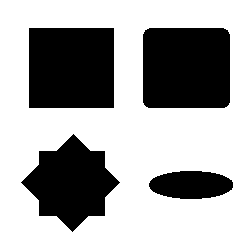
#> input picture Images/Chapter5/Input/Shapes.png, 250 x 250 px
$ python HarrisOperator.py
#> lines starting #> are read from the running program, lines starting #| are printed output that depends on the picture; after the words box and inside, x2 and y2 are one past the last pixel; in counts of white or black regions, pixels touching at a corner belong together
### Modules/ImageUtilities.py
'''
Feature Extraction and Image Processing
Mark S. Nixon & Alberto S. Aguado
http://www.southampton.ac.uk/~msn/book/
ImageUtilities: Helper module to support image read, create, show and write
                Uses PIL and numpy to work with arrays containing image data
'''

# Image load by using PIL
from PIL import Image

# Array to store image data
from numpy import array, zeros, amax, amin, clip

# Show an image
from matplotlib.pyplot import imshow
import matplotlib.pyplot as plt

# Read an image returning an array with 3 color components
# [18 lines left out: functions imageReadRGB, imageReadRGBF, not called in this run]

# Read an image returning an array with 1 component
def imageReadL(fileName):
    inputImage = Image.open(fileName)
#> inputImage is the input picture: PIL image 250x250 RGBA; mean R, G, B, A 169.5, 169.5, 169.5, 255
    width, height = inputImage.size
#> width = 250; height = 250

    inputArray = array(inputImage)
    outputArray = zeros((height, width), dtype='uint8')

    # Combine pixel values, for each row and column
    for y in range(0, height):
        for x in range(0, width):
            rgb = inputArray[y,x]
            outputArray[y,x] = (int(rgb[0]) + int(rgb[1]) + int(rgb[2])) / 3
#> outputArray: shape (250, 250); 66.5% white; 4 black regions, box (x1, y1, x2, y2) and area: (143, 28, 230, 108) 6904, (29, 28, 114, 108) 6800, (21, 134, 120, 232) 5384, (149, 171, 233, 199) 1876

    return outputArray, width, height

# Save a image containing float as a gray level image
# [37 lines left out: functions imageSaveF, imageSaveL, imageSaveRGB, createImageRGB, not called in this run]

# Create a zero array with a color components
def createImageL(width, height):
    outputArray = zeros((height, width), dtype='uint8')

    return outputArray

# Create a zero array two float components
# [10 lines left out: functions createImageUV, createImage2I, not called in this run]

# Create a zero array with float components
def createImageF(width, height, numComponents = 1):
    if numComponents == 1:
        outputArray = zeros((height, width), dtype='float')
    else:
        outputArray = zeros((height, width, numComponents), dtype='float')

    return outputArray

# Create a multidimensional dimensional array
# [83 lines left out: functions createImageNF, createImageFromDataF, createScaleImageL, scaleImageL, createVectorFromDataF, createVectorF and 2 more, not called in this run]

# Show an array containing image data
def showImageL(image):
    # Create output and show
    outputImage = Image.fromarray(image, 'L')
    outputImage.show()

# Show an array containing image data
def showImageF(image, maxScale = 1):
    height = len(image)
    width = len(image[0])

    maximum = amax(image)
    minimum = amin(image)

    # Create a gray level image for display
    outputArray = createImageL(width, height)

    # Scale the float values into gray scale values
    for y in range(0, height):
        for x in range(0, width):
            if maximum != minimum:
                outputArray[y,x] = clip( 255.0 * (image[y,x]*maxScale - minimum) / (maximum - minimum), 0, 255.0)
            else:
                outputArray[y,x] = image[y,x]

    # Create output and show
    outputImage = Image.fromarray(outputArray, 'L')
    outputImage.show()

# Show an array containing image data
# [53 lines left out: functions plotImageRGB, plotImageRGBF, plotImageL, plotImageF, not called in this run]

### Modules/ImageOperatorsUtilities.py
'''
Feature Extraction and Image Processing
Mark S. Nixon & Alberto S. Aguado
http://www.southampton.ac.uk/~msn/book/
ImageOperatorsUtilities: Helper module to process an image
'''

# Images
from ImageUtilities import createImageF, createImageL, createVectorI
from ConvolutionUtilities import createGaussianKernel, createSobelKernel, applyKernelF, applyKernelMA

# Array to store image data
from numpy import amax

# Math
from math import log, pi, sin, cos

# Iteration
from timeit import itertools

# Create a log of an array containing float data
# [53 lines left out: functions imageLogF, computeHistogram, thresholdImage, not called in this run]


# Apply Canny operator to an image
def applyCannyEdgeDetector(inputImage, GaussianKernelSize, sobelKernelSize, upperT, lowerT, returnGradient = False):

    height = len(inputImage)
    width = len(inputImage[0])

    normalizeMagnitude = True
    windowDelta = 1

    # Apply Gaussian kernel
    gaussianKernel = createGaussianKernel(GaussianKernelSize)
    gaussianImage = applyKernelF(inputImage, gaussianKernel)

    # Apply Sobel kernel. We use normalized magnitude in this example
    sobelX, sobelY = createSobelKernel(sobelKernelSize)
    magnitude, angle, mX, mY = applyKernelMA(gaussianImage, sobelX, sobelY, normalizeMagnitude)

    # Weight magnitude by the variance. This is useful for corner extraction since suppress the internal corner
    weightedMagnitude = createImageF(width, height)
    for x,y in itertools.product(range(0, width), range(0, height)):
        sumKernel = 1.0/8.0
        for wx,wy in itertools.product(range(-1,2), range(-1, 2)):

            posY = y + wy
            posX = x + wx

            if posY > -1 and posY <  height and  posX > -1 and posX <  width:
                sumKernel += abs(float(inputImage[posY,posX]) -  float(inputImage[y,x]))

        sumKernel /= 8.0
        weightedMagnitude[y,x] = magnitude[y,x] *  sumKernel

    # To store maximum suppression image
    maxImage = createImageF(width, height)

    # Non-maximum suppression
    border = GaussianKernelSize
    for x,y in itertools.product(range(border, width - border),
                                 range(border, height - border)):

        # Only potential edges can be maximum
        if magnitude[y,x] > lowerT:

            # The normal angle is perpendicular to the edge angle
            normalAngle = angle[y,x] - pi / 2.0

            # Make sure the angle is between 0 and pi
            while normalAngle < 0:
                normalAngle += pi
            while normalAngle > pi:
                normalAngle -= pi

            # Angle defining the first point
            baseAngle = int( 4 * normalAngle / pi ) * (pi / 4.0)

            # Integer delta positions for interpolation
            # We use -y since the image origin is in top corner
            x1, y1 = int(round(cos(baseAngle))), -int(round(sin(baseAngle)))
            x2, y2 = int(round(cos(baseAngle + pi / 4.0))),                     \
                    -int(round(sin(baseAngle + pi / 4.0)))

            # How far we are from (x1,y1). Maximum difference is math.pi / 4.0, so we multiply by 2
            w = cos(2.0*(normalAngle - baseAngle))

            # Point to interpolate
            M1 = w * weightedMagnitude[y+y1,x+x1] + (1.0 - w) * weightedMagnitude[y+y2,x+x2]

            # Point to interpolate for pixels in the other side of the edge
            M2 = w * weightedMagnitude[y-y1,x-x1] + (1.0 - w) * weightedMagnitude[y-y2,x-x2]

            # Determine if it is a maximum. If so make sure it will be preserved
            if weightedMagnitude[y,x] > M1 and weightedMagnitude[y,x] > M2:
                maxImage[y,x] = magnitude[y,x]

    # To compute hysteresis thresholded images we require two thresholds
    edges = createImageF(width, height)
    potentialEdges = [ ]

    # Divide pixels as edges, no edges and we are not sure
    for x,y in itertools.product(range(1, width-1), range(1, height-1)):
        # These are edges
        if maxImage[y,x] > upperT:
            edges[y,x] = 255

        # These are pixels that we do not want as edges
        if maxImage[y,x] < lowerT:
            edges[y,x] = 0

        # These may be edges
        if maxImage[y,x] > lowerT and maxImage[y,x] <= upperT:
            edges[y,x] = 128

    # Resolve the potential edges
    for x,y in itertools.product(range(1, width-1), range(1, height-1)):
        # For each edge
        if edges[y,x] == 255:

            # Examine neighbour
            potentialEdges = [ ]
            for wx,wy in itertools.product(range(-windowDelta, windowDelta+1), range(-windowDelta, windowDelta+1)):
                # It becomes an edge
                if edges[y+wy,x+wx] == 128:
                    edges[y+wy,x+wx] = 255
                    potentialEdges.append((y+wy,x+wx))

            # Look into new edges
            while len(potentialEdges) > 0:
                # Take element from potential edges
                y = (potentialEdges[0])[0]
                x = (potentialEdges[0])[1]
                potentialEdges = potentialEdges[1:]

                # Examine neighbour
                for wx,wy in itertools.product(range(-windowDelta, windowDelta+1), range(-windowDelta, windowDelta+1)):
                    # It becomes an edge
                    if edges[y+wy,x+wx] == 128:
                        edges[y+wy,x+wx] = 255
                        potentialEdges.append((y+wy,x+wx))

    # Clean up remaining potential edges
    for x,y in itertools.product(range(1, width-1), range(1, height-1)):
        if edges[y,x] == 128:
            edges[y,x] = 0

    if returnGradient == False:
        return edges, angle

    return edges, angle , mX, mY

### Modules/ConvolutionUtilities.py
'''
Feature Extraction and Image Processing
Mark S. Nixon & Alberto S. Aguado
http://www.southampton.ac.uk/~msn/book/
ConvolutionUtilities: Helper module to apply convolutions. Functions to create kernels and perform convolutions
'''

# Images
from ImageUtilities import createImageF, createImageL
from ImagePropertiesUtilities import imageMaxMin

# Math and iteration
from math import exp, pow, factorial, sqrt, atan2
from timeit import itertools

# Generate a Gaussian kernel
def createGaussianKernel(kernelSize):

    sigma = kernelSize / 3.0

    kernelImage = createImageF(kernelSize, kernelSize)
    centre = (kernelSize - 1) / 2
    for x,y in itertools.product(range(0, kernelSize), range(0, kernelSize)):
        kernelImage[y,x] =  exp( -0.5 * (pow((x - centre)/sigma, 2.0) + \
                                         pow((y - centre)/sigma, 2.0)) )

    return kernelImage

# Create a Sobel kernel k
def createSobelKernel(kenrelSize):

    sobelX = createImageF(kenrelSize, kenrelSize)
    sobelY = createImageF(kenrelSize, kenrelSize)

    # Create kernel
    for x,y in itertools.product(range(0, kenrelSize), range(0, kenrelSize)):

        # Smooth
        smoothX = factorial(kenrelSize - 1) / (factorial(kenrelSize - 1 - x) * factorial(x))
        smoothY = factorial(kenrelSize - 1) / (factorial(kenrelSize - 1 - y) * factorial(y))

        # Pascal
        if ( kenrelSize - 2 - x >= 0):
            p1X = factorial(kenrelSize - 2) / (factorial(kenrelSize - 2 - x) * factorial(x))
        else:
            p1X = 0

        if ( kenrelSize - 2 - y >= 0):
            p1Y = factorial(kenrelSize - 2) / (factorial(kenrelSize - 2 - y) * factorial(y))
        else:
            p1Y = 0

        # Pascal shift to the right
        xp = x - 1
        if ( kenrelSize - 2 - xp >= 0 and xp >= 0):
            p2X = factorial(kenrelSize - 2) / (factorial(kenrelSize - 2 - xp) * factorial(xp))
        else:
            p2X = 0

        yp = y - 1
        if ( kenrelSize - 2 - yp >= 0 and yp >= 0):
            p2Y = factorial(kenrelSize - 2) / (factorial(kenrelSize - 2 - yp) * factorial(yp))
        else:
            p2Y = 0

        # Sobel
        sobelX[y,x] = smoothX * (p1Y - p2Y)
        sobelY[y,x] = smoothY * (p1X - p2X)

    return sobelX, sobelY

# Create a Laplacian kernel
# [57 lines left out: functions createLaplacianKernel, applyKernel, not called in this run]

# Apply kernel returning a float image
def applyKernelF(inputImage, kernelImage):
    height = len(inputImage)
    width = len(inputImage[0])

    kernelHeight = len(kernelImage)
    kernelWidth = len(kernelImage[0])

    kernelCentreY = int((kernelHeight - 1) / 2)
    kernelCentreX = int((kernelWidth - 1) / 2)

    # Create images to store the result
    outputImage = createImageF(width, height)

    for x,y in itertools.product(range(0, width), range(0, height)):
        sumKernel = 0.0
        sumKernelWeights = 0.0
        for wx,wy in itertools.product(range(0, kernelWidth), range(0, kernelHeight)):
            posY = y + wy - kernelCentreY
            posX = x + wx - kernelCentreX

            if posY > -1 and posY <  height and  posX > -1 and posX <  width:
                sumKernel += float(inputImage[posY,posX]) * float(kernelImage[wy, wx])
                sumKernelWeights += float(kernelImage[wy, wx])

        # If we have to normalize
        if sumKernelWeights != 0.0:
            outputImage[y,x] = sumKernel / sumKernelWeights
        else:
            outputImage[y,x] = sumKernel

    return outputImage

# Apply kernels to an image return magnitude and angle
def applyKernelMA(inputImage, kernelX, kernelY, normalizeMagnitude = False):
    height = len(inputImage)
    width = len(inputImage[0])

    kernelHeight = len(kernelX)
    kerelWidth = len(kernelX[0])

    kernelCentreY = int((kernelHeight - 1) / 2)
    kernelCentreX = int((kerelWidth - 1) / 2)

    # Create images to store the result
    magnitude = createImageF(width, height)
    direction = createImageF(width, height)
    imageX = createImageF(width, height)
    imageY = createImageF(width, height)

    # Convolution with two kernels
    for x,y in itertools.product(range(kernelCentreX, width - kernelCentreX),          \
                                 range(kernelCentreY, height - kernelCentreY)):
        sumKernel = [0.0, 0.0]
        sumKernelWeights = [0.0, 0.0]
        for wx,wy in itertools.product(range(0, kerelWidth), range(0, kernelHeight)):

            posY = y + wy - kernelCentreY
            posX = x + wx - kernelCentreX

            if posY > -1 and posY <  height and  posX > -1 and posX <  width:
                sumKernel[0] += float(inputImage[posY,posX]) * float(kernelX[wy, wx])
                sumKernelWeights[0] += float(kernelX[wy, wx])

                sumKernel[1] += float(inputImage[posY,posX]) * float(kernelY[wy, wx])
                sumKernelWeights[1] += float(kernelY[wy, wx])

        # If we have to normalize
        if sumKernelWeights[0] != 0.0:
            imageX[y,x] = sumKernel[0] / sumKernelWeights[0]
        else:
            imageX[y,x] = sumKernel[0]

        # If we have to normalize
        if sumKernelWeights[1] != 0.0:
            imageY[y,x] = sumKernel[1] / sumKernelWeights[1]
        else:
            imageY[y,x] = sumKernel[1]

        magnitude[y,x] = sqrt(imageX[y,x] * imageX[y,x] + imageY[y,x] * imageY[y,x])
        direction[y,x] = atan2(imageY[y,x], imageX[y,x])

    if normalizeMagnitude == True:
        maximum, minimum = imageMaxMin(magnitude)

        for x,y in itertools.product(range(0, width), range(0, height)):
            magnitude[y,x] = (magnitude[y,x] - minimum) / float(maximum - minimum)

    return magnitude, direction, imageX, imageY

### Modules/ImagePropertiesUtilities.py
'''
Feature Extraction and Image Processing
Mark S. Nixon & Alberto S. Aguado
http://www.southampton.ac.uk/~msn/book/
ImagePropertiesUtilities: Helper module to obtain information from an image
'''

# Array to store image data
from numpy import amax, amin, unravel_index

# Mean form a float image
# [16 lines left out: function meanStddev, not called in this run]

# Return the maximum and minimum
def imageMaxMin(image):
    maximum = amax(image)
    minimum = amin(image)

    return maximum, minimum

# Return the maximum position
# [40 lines left out: functions imageArgMax, peakDetectorImageL, peakDetectorVector, not called in this run]

### ExamplesPython_3.12.8/Chapter5/HarrisOperator.py
'''
Feature Extraction and Image Processing
Mark S. Nixon & Alberto S. Aguado
http://www.southampton.ac.uk/~msn/book/
Chapter 5
HarrisOperator: Compute corners by using the Harris operator or minimal direction
'''

# Set up modules path
# It can also be set in sys variables
import os
import sys
sys.path.append(os.path.join(os.path.dirname(__file__), "../../Modules"))

# Set module functions
from ImageUtilities import imageReadL, createImageF, showImageF, showImageL
from ImageOperatorsUtilities import applyCannyEdgeDetector

# Iteration
from timeit import itertools

'''
Parameters:
    pathToDir = Input image directory
    imageName = Input image name
    GaussianKernelSize = Gaussian kernel size. Filter noise
    sobelKernelSize = Sobel kernel size. Edge detection
    upperT = Upper threshold
    lowerT = Lower threshold
    kernelSize = Size of the kernel
    k = Second term constant
    op = H for Harris operator
         M for minimum direction
'''
pathToDir = os.path.join(os.path.dirname(__file__), "../../Images/Chapter5/Input/")
imageName = "Shapes.png"
GaussianKernelSize = 7
sobelKernelSize = 3
upperT = 0.4
lowerT = 0.2
kernelSize = 9
k = .02
op = "H"

# Read image into array
inputImage, width, height = imageReadL(pathToDir + imageName)
#> width = 250; height = 250

# Show input image
showImageL(inputImage)

# We apply Canny to obtain the edges from the image
magnitude, angle, mX, mY = applyCannyEdgeDetector(inputImage,
                                GaussianKernelSize, sobelKernelSize, upperT, lowerT, True)        \
#> in applyKernelF, `outputImage = createImageF(width, height)`: outputImage: shape (250, 250) float64; every value is 0
#> after the loop in applyKernelF, `for x,y in itertools.product(range(0, width), range(0, height)):`:
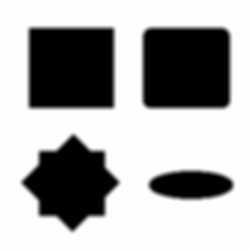
#> outputImage: shape (250, 250) float64; min 0, max 255, mean 169.5; drawn with min black and max white
#> after the loop in applyKernelMA, `for x,y in itertools.product(range(kernelCentreX, width - kernelCentre..`:
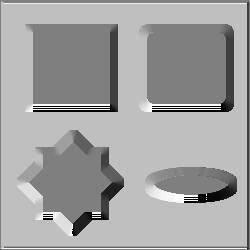
#> direction: shape (250, 250) float64; min -3.14, max 3.14, mean 0.846; drawn with min black and max white
#> after the loop in applyKernelMA, `for x,y in itertools.product(range(kernelCentreX, width - kernelCentre..`:
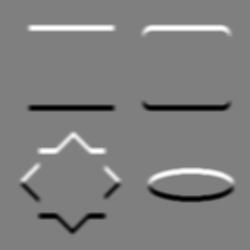
#> imageX: shape (250, 250) float64; min -383.6, max 383.6, mean 0; drawn with min black and max white
#> after the loop in applyKernelMA, `for x,y in itertools.product(range(kernelCentreX, width - kernelCentre..`:
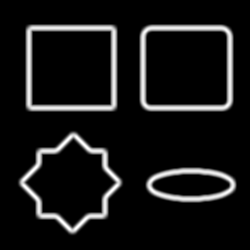
#> magnitude: shape (250, 250) float64; min 0, max 415.8, mean 36.9; drawn with min black and max white
#> in imageMaxMin, `maximum = amax(image)`: maximum = 415.8
#> in imageMaxMin, `minimum = amin(image)`: minimum = 0
#> in applyKernelMA, `maximum, minimum = imageMaxMin(magnitude)`: maximum = 415.8; minimum = 0
#> after the loop in applyCannyEdgeDetector, `for x,y in itertools.product(range(0, width), range(0, height)):`:
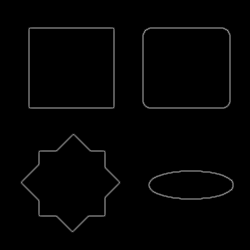
#> weightedMagnitude: shape (250, 250) float64; min 0, max 152, mean 3.2
#> the loop in applyCannyEdgeDetector, `for x,y in itertools.product(range(border, width - border), range(bord..` made 55696 passes
#> (baseAngle, x1, y1, x2, y2, w, M1) on passes 3005, 3006, 3007, 3008, 3009, 3010, 3011, 3240, 3241, 3242, 3243, 3244: (2.36, -1, -1, -1, 0, 0.933, 0.000667), (2.36, -1, -1, -1, 0, 0.652, 0.00159), (2.36, -1, -1, -1, 0, 0.328, 0.00238), (0, 1, 0, 1, -1, 1, 19.78), (0, 1, 0, 1, -1, 0.945, 18.96), (0, 1, 0, 1, -1, 0.759, 4.57), (0, 1, 0, 1, -1, 0.359, 0.00751), (1.57, 0, -1, -1, -1, 9.49e-16, 0.000619), (2.36, -1, -1, -1, 0, 0.969, 0.00197), (2.36, -1, -1, -1, 0, 0.776, 0.00373), (2.36, -1, -1, -1, 0, 0.432, 0.00531), (0, 1, 0, 1, -1, 1, 126.5)
#> (baseAngle, x1, y1) on pass 3710: (1.57, 0, -1)
#> after the loop in applyCannyEdgeDetector, `for x,y in itertools.product(range(border, width - border),`: maxImage: shape (250, 250) float64; min 0, max 1, mean 0.0183
#> after the loop in applyCannyEdgeDetector, `for x,y in itertools.product(range(1, width-1), range(1, height-1)):`:
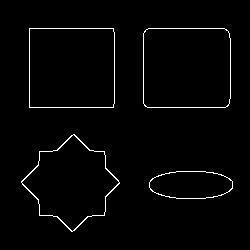
#> edges: shape (250, 250) float64; 2% white in thin lines or dots, all inside (x1, y1, x2, y2) = (21, 28, 233, 232)

# The center of the kernel
kernelCentre = int((kernelSize - 1) / 2)

# Compute curvature
curvature = createImageF(width, height)
for x,y in itertools.product(range(0, width), range(0, height)):
    # If it is an edge
    if magnitude[y,x] > 0:
        A, B, C = 0.0, 0.0, 0.0
        for wx,wy in itertools.product(range(0, kernelSize), range(0, kernelSize)):
            posY = y + wy - kernelCentre
            posX = x + wx - kernelCentre

            if posY > -1 and posY <  height and posX > -1 and posX <  width:
                A += mX[posY,posX] * mX[posY,posX]
                B += mY[posY,posX] * mY[posY,posX]
                C += mX[posY,posX] * mY[posY,posX]

        if op == "H":
                curvature[y,x] = (A * B) - (C * C) - (k * ((A+B) * (A+B)))
        if op == "M":
                d = mX[y,x] * mX[y,x] + mY[y,x] * mY[y,x]
                if d != 0.0:
                    curvature[y,x] = (A * mY[y,x] * mY[y,x] -                   \
                                      2.0 * C * mX[y,x] * mY[y,x] +             \
                                      B * mX[y,x] * mX[y,x]) / d
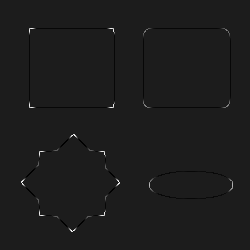
#> curvature: shape (250, 250) float64; min -8.59e+11, max 6.93e+12, mean 7.75e+09; drawn with min black and max white

showImageF(curvature)
#> in showImageF, `outputArray = createImageL(width, height)`: outputArray: shape (250, 250); every value is 0
